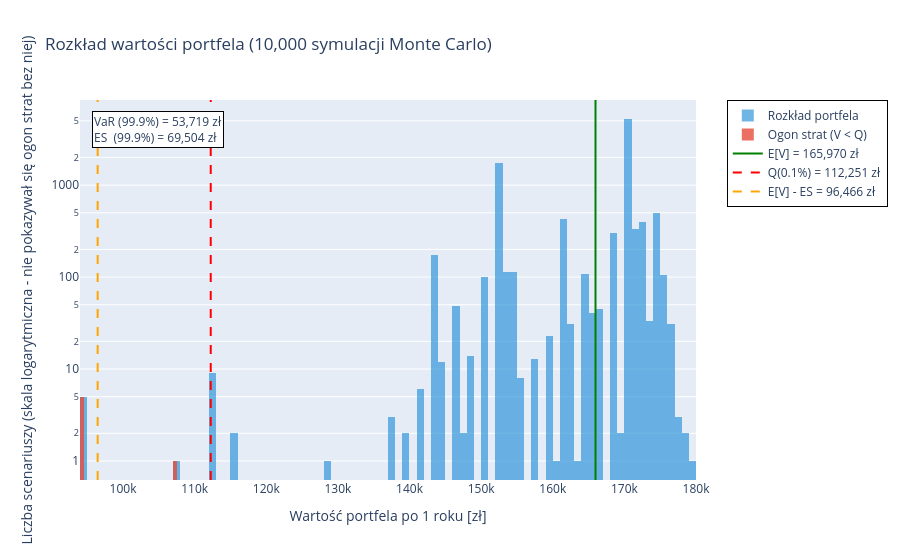

Notebook source saved alongside this figure:
### Code cell
fig = go.Figure()

# Główny histogram
fig.add_trace(go.Histogram(
    x=portfolio_values, nbinsx=100, marker_color='#3498db', opacity=0.7, name='Rozkład portfela'
))

# Ogon strat
tail = portfolio_values[portfolio_values < Q]
fig.add_trace(go.Histogram(
    x=tail, nbinsx=30, marker_color='#e74c3c', opacity=0.8, name='Ogon strat (V < Q)'
))

# Pionowe linie
fig.add_vline(x=EV, line_color='green', line_width=2, line_dash='solid')
fig.add_vline(x=Q, line_color='red', line_width=2, line_dash='dash')
fig.add_vline(x=EV-ES_999, line_color='orange', line_width=2, line_dash='dash')

# Linie do legendy
fig.add_trace(go.Scatter(x=[None], y=[None], mode='lines', line=dict(color='green', width=2, dash='solid'), name=f'E[V] = {EV:,.0f} zł'))
fig.add_trace(go.Scatter(x=[None], y=[None], mode='lines', line=dict(color='red', width=2, dash='dash'), name=f'Q(0.1%) = {Q:,.0f} zł'))
fig.add_trace(go.Scatter(x=[None], y=[None], mode='lines', line=dict(color='orange', width=2, dash='dash'), name=f'E[V] - ES = {EV-ES_999:,.0f} zł'))

fig.update_layout(
    title=f'Rozkład wartości portfela ({N:,} symulacji Monte Carlo)',
    xaxis_title='Wartość portfela po 1 roku [zł]',
    yaxis_title='Liczba scenariuszy (skala logarytmiczna - nie pokazywał się ogon strat bez niej)',
    yaxis_type='log',
    barmode='overlay',
    legend=dict(
        orientation="v",
        yanchor="top",
        y=1,
        xanchor="left",
        x=1.05,
        bordercolor="Black",
        borderwidth=1
    ),
    annotations=[
        dict(
            x=0.02, y=0.97, xref='paper', yref='paper',
            text=f'VaR (99.9%) = {VaR_999:,.0f} zł<br>ES  (99.9%) = {ES_999:,.0f} zł',
            showarrow=False, bgcolor='white', bordercolor='black', borderwidth=1, align='left'
        )
    ]
)
fig.show()

### Figure 1 — Plotly figure (JSON) as saved in the notebook; plotly's stock layout.template omitted (floating-point values rounded to 4 significant figures; data arrays with more than 128 entries replaced by an {"elided": "..."} marker saying what was removed)
{"data": [{"marker": {"color": "#3498db"}, "name": "Rozkład portfela", "nbinsx": 100, "opacity": 0.7, "type": "histogram", "x": {"elided": "10000 float values"}}, {"marker": {"color": "#e74c3c"}, "name": "Ogon strat (V < Q)", "nbinsx": 30, "opacity": 0.8, "type": "histogram", "x": [107000.0, 94360.0, 94360.0, 94360.0, 94360.0, 94360.0]}, {"line": {"color": "green", "dash": "solid", "width": 2}, "mode": "lines", "name": "E[V] = 165,970 zł", "type": "scatter", "x": [null], "y": [null]}, {"line": {"color": "red", "dash": "dash", "width": 2}, "mode": "lines", "name": "Q(0.1%) = 112,251 zł", "type": "scatter", "x": [null], "y": [null]}, {"line": {"color": "orange", "dash": "dash", "width": 2}, "mode": "lines", "name": "E[V] - ES = 96,466 zł", "type": "scatter", "x": [null], "y": [null]}], "layout": {"annotations": [{"align": "left", "bgcolor": "white", "bordercolor": "black", "borderwidth": 1, "showarrow": false, "text": "VaR (99.9%) = 53,719 zł<br>ES  (99.9%) = 69,504 zł", "x": 0.02, "xref": "paper", "y": 0.97, "yref": "paper"}], "barmode": "overlay", "legend": {"bordercolor": "Black", "borderwidth": 1, "orientation": "v", "x": 1.05, "xanchor": "left", "y": 1, "yanchor": "top"}, "shapes": [{"line": {"color": "green", "dash": "solid", "width": 2}, "type": "line", "x0": 166000.0, "x1": 166000.0, "xref": "x", "y0": 0, "y1": 1, "yref": "y domain"}, {"line": {"color": "red", "dash": "dash", "width": 2}, "type": "line", "x0": 112300.0, "x1": 112300.0, "xref": "x", "y0": 0, "y1": 1, "yref": "y domain"}, {"line": {"color": "orange", "dash": "dash", "width": 2}, "type": "line", "x0": 96470.0, "x1": 96470.0, "xref": "x", "y0": 0, "y1": 1, "yref": "y domain"}], "title": {"text": "Rozkład wartości portfela (10,000 symulacji Monte Carlo)"}, "xaxis": {"title": {"text": "Wartość portfela po 1 roku [zł]"}}, "yaxis": {"title": {"text": "Liczba scenariuszy (skala logarytmiczna - nie pokazywał się ogon strat bez niej)"}, "type": "log"}}}
